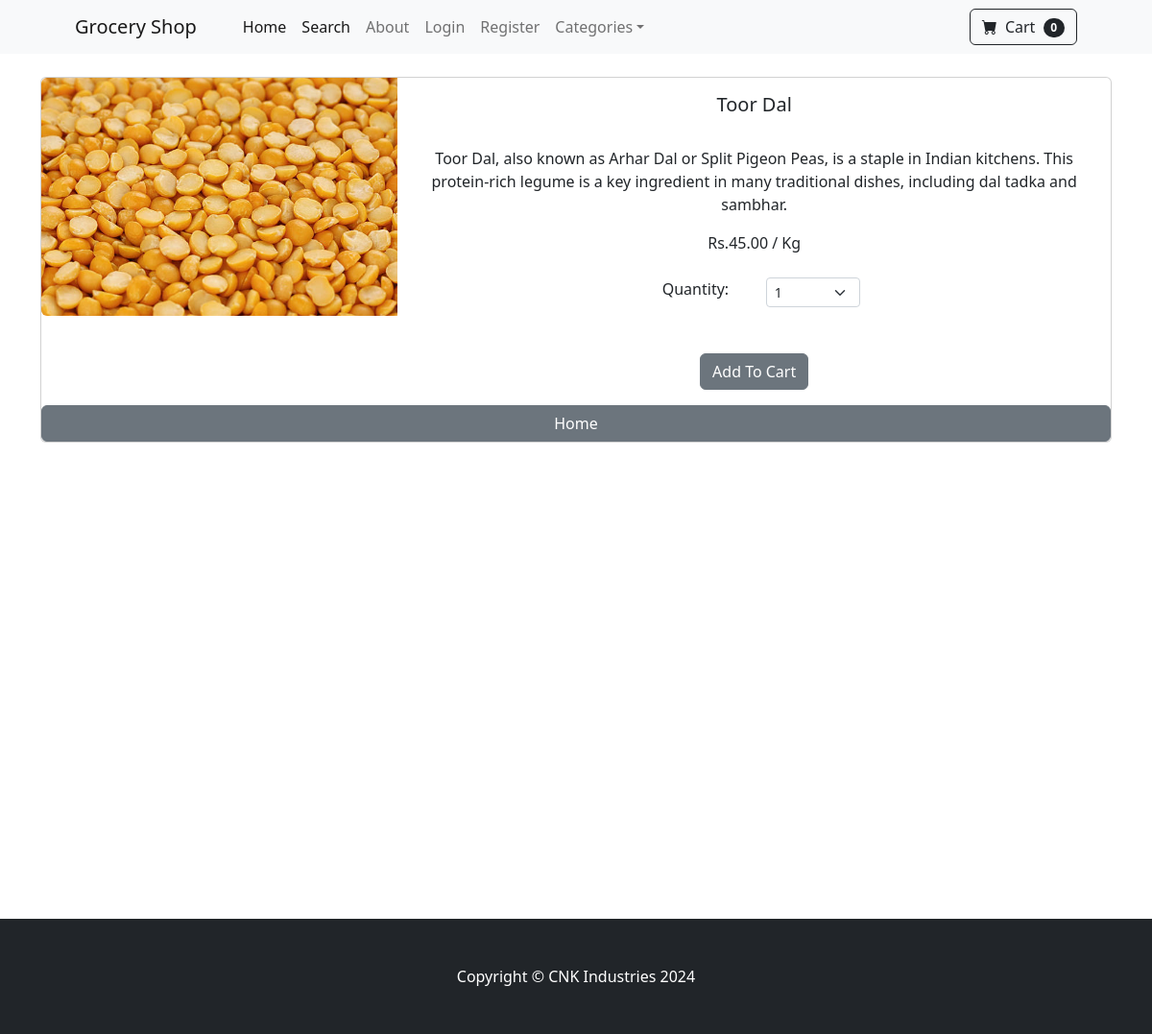
Page /product/11 on the committed database.
### store/models.py (models this page shows, shortened)
class Product(models.Model):
	name = models.CharField(max_length=100)
	price = models.DecimalField(default=0, decimal_places=2, max_digits=6)
	category = models.ForeignKey(Category, on_delete=models.CASCADE, default=1)
	description = models.CharField(max_length=250, default='', blank=True, null=True)
	image = models.ImageField(upload_to='uploads/product/')
	is_sale = models.BooleanField(default=False)
	sale_price = models.DecimalField(default=0, decimal_places=2, max_digits=6)

### store/views.py (the view)
# urls.py: path('product/<int:pk>', views.product, name='product'),
def product(request,pk):
	product = Product.objects.get(id=pk)
	return render(request, 'product.html', {'product':product})

### cart/cart.py (called while the page is built)
	def __len__(self):
		return len(self.cart)

### cart/context_processors.py (called while the page is built)
def cart(request):
	return {'cart': Cart(request)}

### store/templates/product.html (shortened to what this page needs)
{% extends 'base.html' %}
{% block content %}
<div class="container">
<br/>
<div class="card mb-3">
  <div class="row g-0">
    <div class="col-md-4">
      <img src="{{ product.image.url }}" class="img-fluid rounded-start" alt="...">
    </div>
    <div class="col-md-8">
      <div class="card-body">
        <center>
        <h5 class="card-title">{{ product.name }}</h5>
        <br/>
        <p class="card-text justified">{{ product.description }}</p>
        {% if product.is_sale %}
        <div class="d-flex justify-content-center small text-warning mb-2">
                &nbsp;&nbsp;Sale!&nbsp;&nbsp;
                </div>
                <strike>
                Rs.{{ product.price }} / Kg
                </strike>
                &nbsp;
                Rs.{{ product.sale_price }} / Kg
        {% else %}
            Rs.{{ product.price }} / Kg
        {% endif %}
            <br/><br/>
<div class="row justify-content-center">
    <div class="col-md-2">Quantity:</div>
                <div class="col-md-2">
                <select class="form-select form-select-sm" id="qty-cart">
                  <option value="1">1</option>
                </select>
                </div>
            </div>
            <br/><br/>
        <button type="button" value="{{ product.id }}" class="btn btn-secondary" id="add-cart">Add To Cart</button>
    </center>
      </div>
    </div>
  </div>
  <a href="{% url 'home'%}" class="btn btn-secondary">Home</a>
</div>
</div>
<br/><br/><br/><br/><br/><br/><br/><br/><br/><br/><br/><br/><br/><br/><br/><br/><br/><br/><br/><br/>
{% endblock %}

### rows in the picture
Product: image (picture), name "Toor Dal", description "Toor Dal, also known as Arhar Dal or Split Pigeon Peas, is a staple in Indian kitchens. This protein-rich legume is a key ingredient in many traditional dishes, including dal tadka and sambhar.", price "45.00"

### other values in the picture
{{ cart|length }} "0"
